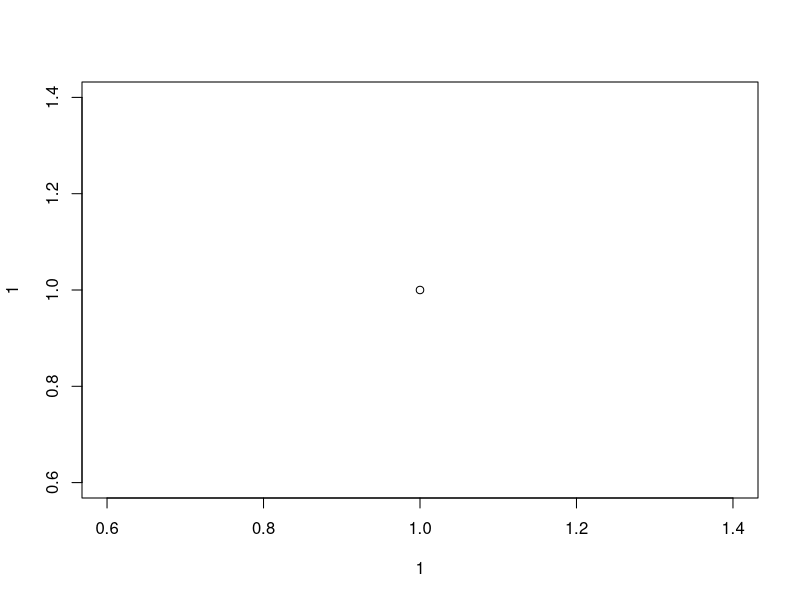
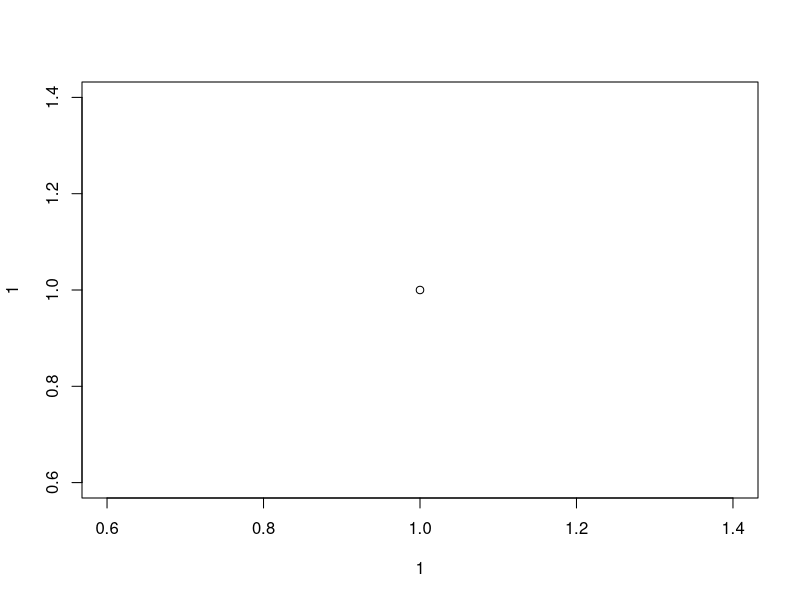
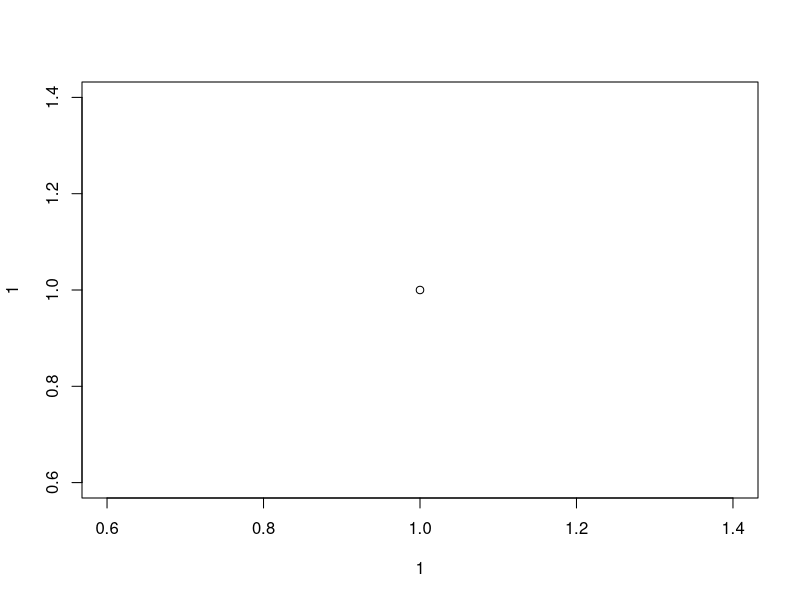

Recreate these plots in R, in order.
## ---- chunk 1
plot(1,1)
## ---- chunk 2
plot(1,1)
## ---- chunk 3
plot(1,1)
